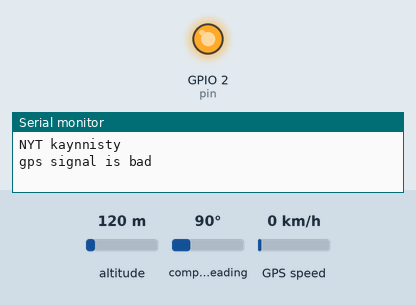
Bench run of a sketch on a simulated ESP8266 (Wemos D1 mini). Parts: output pins drawn as LEDs (lit = HIGH), the last lines printed to the serial monitor. Inputs (shaded band) come from the test bench; at power-on: altitude 120 m, compass heading 90°, GPS speed 0 km/h. WiFi joins after 1.5 s; servers stay silent unless stated; uploads are accepted with an empty reply; the GPS gets a fix after 3 s at 37.7749, -122.4194 with 8 satellites.

Above: at 1.5 s.
At 34.2 s:
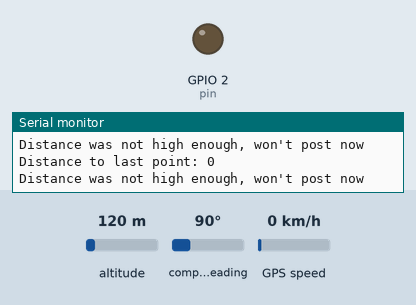
Timing chart, 0 to 36.1 s (numbered marks = the images above):
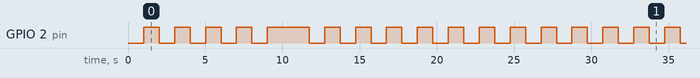

The sketch:

gps_device_v1.0.0.ino
```cpp
/*
 * Doing some defines to get rid of hardcoded numbers.
 */
#define GPSNUMBER 4 //amount of gps's to connect to give "real" data. Not sure if 4 is enough.
#define POSTINGDELAY 10000 // milliseconds. Delay for the wifi connect and posting.
#define IAMONLINE 15* 60000 //If device doesen't send db data in x'amount of time. This time tells when
                                // to force send timestamp to db, so page won't think device is offline.
#define LEDBLINK 500
#define DISTANCETOPOST 5 //Distance from last point needs to be higher than this. I think these are meters.

#include <TinyGPSPlus.h>
#include <SoftwareSerial.h>
#include <ESP8266WiFi.h>
#include <WiFiClient.h>
//#include <WiFiClientSecure.h> //perhaps this cause wemos circuit to slow, or i didn't know
//how to properly use it.

#include <ESP8266WebServer.h>
#include <ESP8266HTTPClient.h>
#include <ESP8266WiFiMulti.h>
/*
   some of the above includes may be removed. Not sure because of wifimulti testing
*/

TinyGPSPlus gps;
SoftwareSerial softwareserial(4, -1);


//enter here wifi name and password. testing multiwifi stuff
ESP8266WiFiMulti multi_wifi;
//wifi 1
const char *ssid1 = "SSID1";
const char *password1 = "PASSWORD1";
//wifi 2
const char *ssid2 = "SSID2";
const char *password2 = "PASSWORD2";
uint16_t connectTimeOutPerAP = 5000;

/*
   Here is the addres where esp8266 connects to, change this to
    your address. Leave /postgps.php to the end. It is the file
    that posts info from here to database. Unless you change
    the file name, it must be changed here aswell.
*/
const char *url = "http://yourwebaddress.com/postgps.php";

/*
 * Variables to delay the post for timerDelay amount
 * of time. So this will post to database only every
 * 10 seconds.
 */
unsigned long lastTime = 0;


float loc[2];
String latitude, longitude, gpsnumber;
float curLatitude, curLongitude;
unsigned long distanceToLastPoint = 10;
int gpsamount;

//have to use 2 bools. because gps own location.valid doesen't
//go back to false when it has once gone true.
bool gpsValid = true;
bool locationValid = false;
unsigned long timeFromLastPost = 0;


String onlineStatus = "online";
/*
 * Variables to blink light while software
 * serial is available
 */
unsigned long previousMillis = 0;
bool blinking = false;
int pin = 2;
int a = 0;


void setup()
{
  pinMode(pin, OUTPUT);
  // put your setup code here, to run once:
  Serial.begin(115200);
  softwareserial.begin(4800);
  Serial.println("NYT kaynnisty");

  /*
   * Add to multi_wifi access points what it scans. Will connect to strongest signal first.
   */
  multi_wifi.addAP(ssid1, password1);
  multi_wifi.addAP(ssid2, password2);
  delay(1000);

  //while(multi_wifi.run(connectTimeOutPerAP) != WL_CONNECTED)
  //{
   // Serial.print(".");
   // delay(1000);
 // }
 // Serial.println();
 // Serial.print("Connected to ");
 // Serial.println(WiFi.SSID());
 // Serial.print("IP ADdress: ");
 // Serial.println(WiFi.localIP());
}

void loop()
{

  digitalWrite(pin, blinking);
  // put your main code here, to run repeatedly:
  while (softwareserial.available())
  {   //led only blinks if softwareserial is available. debug purposes
      if(millis() - previousMillis >= LEDBLINK)
      {
       previousMillis = millis();
       blinking = !blinking;
      }
    gps.encode(softwareserial.read());
    if (gps.location.isValid() && !locationValid)
    {
      Serial.print("location: "); Serial.println(gps.location.isValid());
      locationValid = true;
    }

    //propably useless those printInt and printFloat funktions.
    int a = printInt(gps.satellites.value(), gps.satellites.isValid());
    //preventing to get any debug locations
    if (locationValid)
    {
      loc[1] = printFloat(gps.location.lng(), gps.location.isValid());
      loc[0] = printFloat(gps.location.lat(), gps.location.isValid());

    }
    //need to turn these to strings for db send.
    latitude = String(loc[0], 6);
    longitude = String(loc[1], 6);
    gpsnumber = String(a);
    gpsamount = a;

    //not sure if 4 gps's are enough for accurate data.
    // 3 for sure isn't accurate at all.
    //gpsValid bool will tell if we post to db every time
    //or just rarely, so site will know the device is still
    //online but with bad gps signal.
    if (gpsamount < GPSNUMBER && gpsValid)
    {
      gpsValid = false;

      Serial.println("gps signal is bad");
    }
    else if(gpsamount >= GPSNUMBER && !gpsValid)
    {
      gpsValid = true;
      Serial.println("Gps signaali ois jepa");
    }

  }
    /*
     * Force sends to db after certain amount of time has passed even
     * if there isn't good gps signal. So webpage can see if device
     * is offline.
     */
  if (millis() - timeFromLastPost > IAMONLINE)
  {
    /*
     * Will send onlineStatus offline to db, so db posting
     * php files knows what to do.
     */
    Serial.println("Posting just time and date so page doesen't think device is offline");
    onlineStatus = "offline";

    sendDb();

  }

  //propably could do without locationValid bool
  if(locationValid)
  {
    if(gpsValid)
    {
        if ((millis() - lastTime) > POSTINGDELAY)
        {
         distanceToLastPoint = (unsigned long)TinyGPSPlus::distanceBetween(loc[0], loc[1],
         curLatitude, curLongitude);
         Serial.println(); Serial.println();
         Serial.print("Distance to last point: "); Serial.println(distanceToLastPoint);
         Serial.println(); Serial.println();
         if(distanceToLastPoint > DISTANCETOPOST)
         {
          sendDb();
         }
         else
          Serial.println("Distance was not high enough, won't post now");

        lastTime = millis();
        }
     }
   }
}

void sendDb()
{
    WiFiClient client;


    while(multi_wifi.run(connectTimeOutPerAP) != WL_CONNECTED)
    {
      Serial.print(".");
      delay(500);
    }
    if(multi_wifi.run() == WL_CONNECTED)
    {
      Serial.print("Connected to: "); Serial.println(WiFi.SSID());
      HTTPClient http;
      String postData;
      postData = "status=" + onlineStatus + "&gpsnumber=" + gpsnumber + "&latitude=" + latitude + "&longitude=" + longitude;
      http.begin(client, url); //request destination
      http.addHeader("Content-Type", "application/x-www-form-urlencoded"); //specify content-type header

      int httpCode = http.POST(postData); //send request
      String payload = http.getString(); //get the response payload
      Serial.print("Http code on: ");

      Serial.println(httpCode);
      Serial.println(payload);

      http.end();

      WiFi.disconnect();

      onlineStatus = "online";
      timeFromLastPost = millis();

      Serial.println();


      Serial.print("Loc[0] is: "); Serial.print(loc[0], 6); Serial.print(".  Loc[1] is: "); Serial.println(loc[1], 6);
      Serial.print("curloc[0] is: "); Serial.print(curLatitude, 6); Serial.print(". curLoc[1] is: ");
      Serial.println(curLongitude, 6);
          Serial.println();
      if(gpsValid)
      {
        curLatitude = loc[0];
        curLongitude = loc[1];
      }
    }

}

int printInt(unsigned long val, bool valid)
{
  if (valid)
  {
    return val;
  }
  else
  {
    return -2;
  }
}

float printFloat(float val, bool valid)
{
  if (valid)
  {
    return val;
  }
  else
    return -1;
}
```

Measured:
- by itself, GPIO 2 (pin): goes 4 × (HIGH 1.0 s, LOW 1.0 s), HIGH 2.7 s, 59 × (LOW 1.0 s, HIGH 1.0 s), then LOW
- by itself, everything shown: repeats every 54.1 s, in 54 steps
